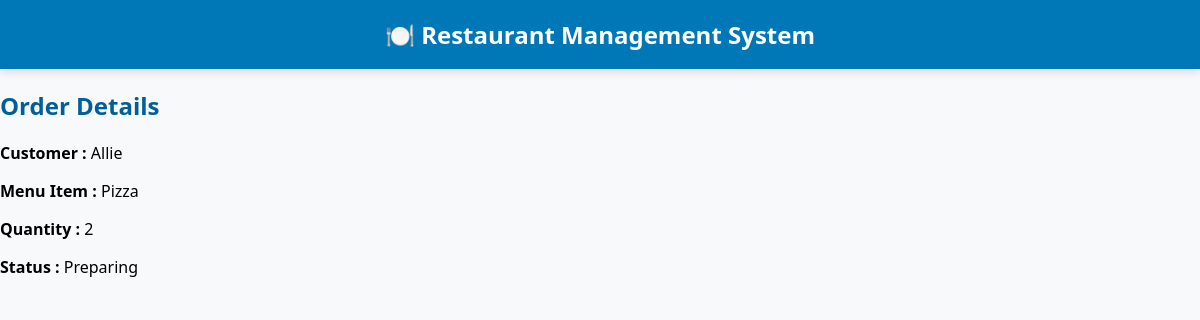
/order_view.php?id=2 (signed in), run on the app's committed database.
### tables this page shows
CREATE TABLE IF NOT EXISTS `orders` (
  `id` int NOT NULL AUTO_INCREMENT,
  `customer_name` varchar(100) NOT NULL,
  `table_number` int NOT NULL,
  `menu_id` int NOT NULL,
  `quantity` int NOT NULL,
  `status` enum('Pending','Preparing','Prepared','Served','Order Closed') NOT NULL DEFAULT 'Pending',
  `payment_status` enum('Unpaid','Paid') NOT NULL DEFAULT 'Unpaid',
  `created_at` timestamp NULL DEFAULT CURRENT_TIMESTAMP,
  PRIMARY KEY (`id`),
  KEY `menu_id` (`menu_id`)
);

CREATE TABLE IF NOT EXISTS `menu` (
  `id` int NOT NULL AUTO_INCREMENT,
  `item_name` varchar(100) NOT NULL,
  `category_id` int NOT NULL,
  `price` decimal(10,2) NOT NULL,
  PRIMARY KEY (`id`),
  KEY `category_id` (`category_id`)
);

### order_view.php (the view, shortened to what this page needs)
<?php
include "config.php";
include "header.php";
$id=$_GET['id'];
$result=mysqli_query($conn,"
SELECT orders.*,
       menu.item_name
FROM orders
JOIN menu
ON orders.menu_id=menu.id
WHERE orders.id=$id
");
$order=mysqli_fetch_assoc($result);
?>
<h2>Order Details</h2>
<p><b>Customer :</b> <?= $order['customer_name']; ?></p>
<p><b>Menu Item :</b> <?= $order['item_name']; ?></p>
<p><b>Quantity :</b> <?= $order['quantity']; ?></p>
<p><b>Status :</b> <?= $order['status']; ?></p>

### style.css (style rules this page uses)
h1,h2,h3 { color:#005f99; }

### data on the page
orders: customer_name "Allie", menu.item_name "Pizza", quantity "2", status "Preparing"
